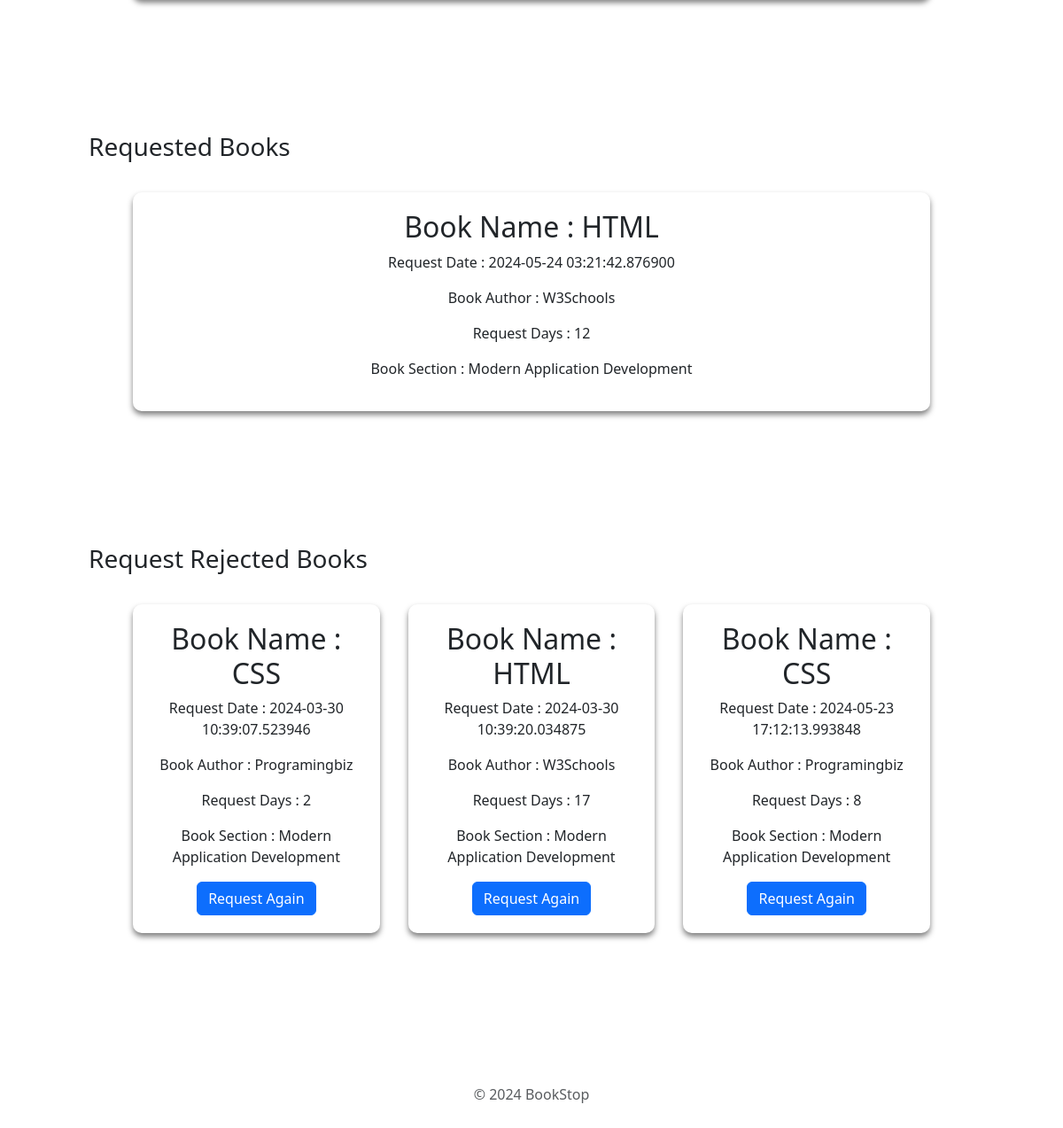
Page /myBooks (signed in, lower part) on the earlier database version.
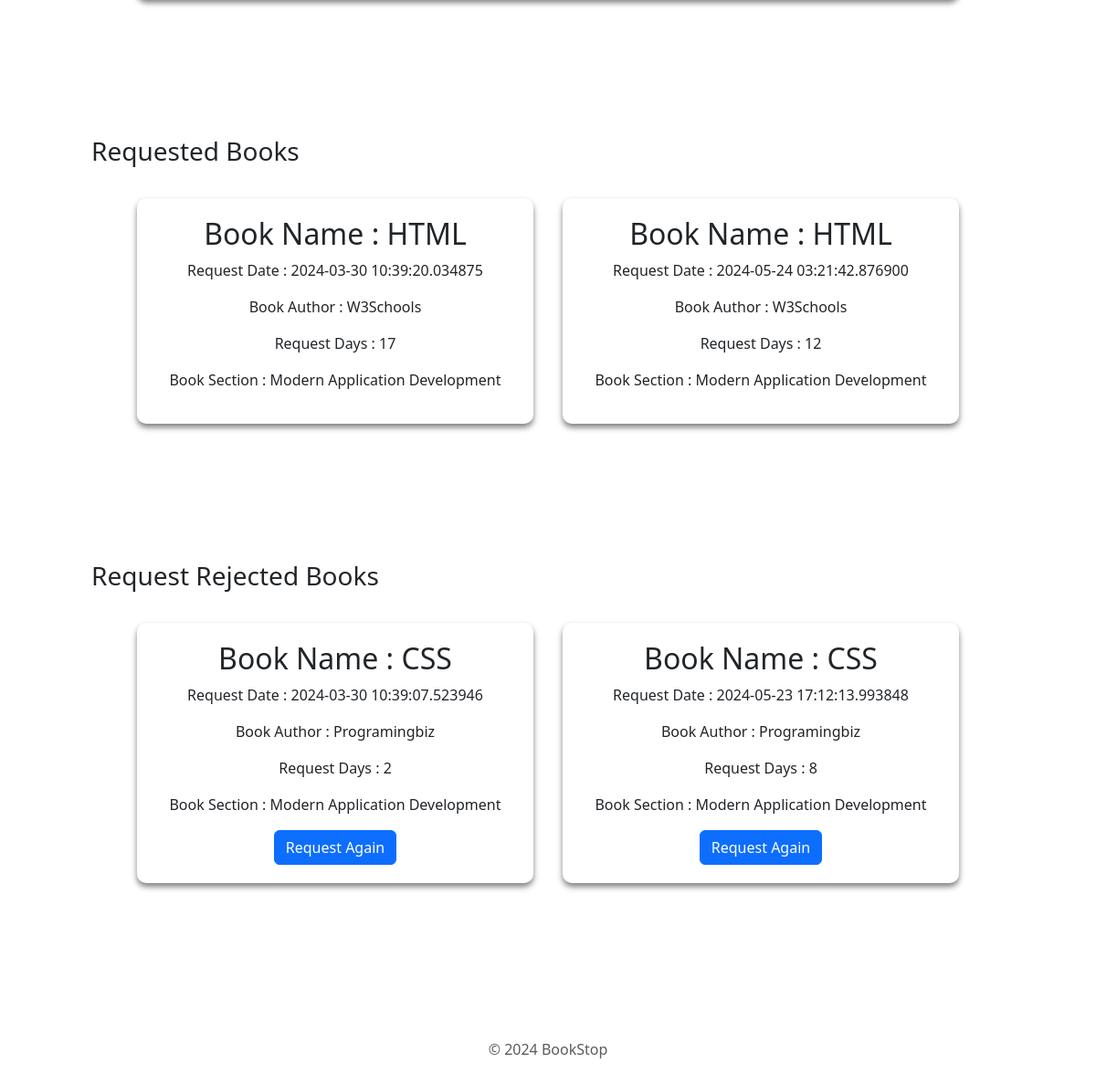
Same page on the later database version.
### app.py (models this page shows)
class BookIssue(db.Model):
    __tablename__ = 'BookIssue'
    IssueId = db.Column(db.Integer, autoincrement=True, primary_key=True)
    UserId = db.Column(db.Integer, db.ForeignKey(User.UserId), nullable=False)
    BookId = db.Column(db.Integer, db.ForeignKey(Books.BookId), nullable=False)
    SectionId = db.Column(db.Integer, db.ForeignKey(Section.SectionId), nullable=False)
    RequestDate = db.Column(db.DateTime, nullable=False, default=datetime.datetime.utcnow)
    Days = db.Column(db.Integer, nullable=False)
    IssueDate = db.Column(db.String)
    IssueStatus = db.Column(db.String, nullable=False)
    LastIssueStatusDate = db.Column(db.String)

### app.py (the view, shortened to what this page needs)
@app.route("/myBooks", methods=["GET","POST"])
def myBooks():
    if 'user_id' not in session:
        return redirect(url_for('userLogin'))
    BookIssueMergeTable = BookIssueMerge.query.filter(
        BookIssueMerge.UserId == session['user_id'],
        BookIssueMerge.Section_Title.isnot(None),
        BookIssueMerge.Author.isnot(None),
        BookIssueMerge.Book_Title.isnot(None),
        BookIssueMerge.IssueStatus == "requested",
        BookIssueMerge.UserName.isnot(None)).all()
    ApprovedBookIssueMergeTable = BookIssueMerge.query.filter(
        BookIssueMerge.UserId == session['user_id'],
        BookIssueMerge.Section_Title.isnot(None),
        BookIssueMerge.Author.isnot(None),
        BookIssueMerge.Book_Title.isnot(None),
        BookIssueMerge.IssueStatus == "Approved",
        BookIssueMerge.UserName.isnot(None)).all()
    RejectedBookIssueMergeTable = BookIssueMerge.query.filter(
        BookIssueMerge.UserId == session['user_id'],
        BookIssueMerge.Section_Title.isnot(None),
        BookIssueMerge.Author.isnot(None),
        BookIssueMerge.Book_Title.isnot(None),
        BookIssueMerge.IssueStatus == "Rejected",
        BookIssueMerge.UserName.isnot(None)).all()
    ExpiredBookIssueMergeTable = BookIssueMerge.query.filter(
        BookIssueMerge.UserId == session['user_id'],
        BookIssueMerge.Section_Title.isnot(None),
        BookIssueMerge.Author.isnot(None),
        BookIssueMerge.Book_Title.isnot(None),
        BookIssueMerge.IssueStatus == "Expired",
        BookIssueMerge.UserName.isnot(None)).all()
    return render_template("myBooks.html", approvedBooks = ApprovedBookIssueMergeTable, rejectedBooks = RejectedBookIssueMergeTable, issueBooks = BookIssueMergeTable,
    expiredBooks = ExpiredBookIssueMergeTable)

### app/templates/myBooks.html (shortened to what this page needs)
<!DOCTYPE html>
<html lang="en">
  <head>
    <link rel="stylesheet" href="/static/add-section.css" />
    {% include 'bootstrap.html' %}
  </head>
  <body>
    <div>
      <div>
        <div class="main-container">
        </div>
        <h3>Requested Books</h3>
        <div class="main-container">
          {% for book in issueBooks %}
          <div class="section-container" id="1">
            <h2>Book Name : {{book.Book_Title}}</h2>
            <p>Request Date : {{book.RequestDate}}</p>
            <p>Book Author : {{book.Author}}</p>
            <p>Request Days : {{book.Days}}</p>
            <div>
              <p>Book Section : {{book.Section_Title}}</p>
            </div>
          </div>
          {% endfor %}
        </div>
        <h3>Request Rejected Books</h3>
        <div class="main-container">
          {% for book in rejectedBooks %}
          <div class="section-container" id="1">
            <h2>Book Name : {{book.Book_Title}}</h2>
            <p>Request Date : {{book.RequestDate}}</p>
            <p>Book Author : {{book.Author}}</p>
            <p>Request Days : {{book.Days}}</p>
            <div>
              <p>Book Section : {{book.Section_Title}}</p>
            </div>
            <form action="/myBooks" method="post" style="display: inline">
              <button type="submit" class="btn btn-primary">
                Request Again
              </button>
            </form>
          </div>
          {% endfor %}
        </div>
        {% include 'footer.html' %}
      </div>
    </div>
  </body>
</html>

Differences in the rows shown:
changed BookIssue (number 1 of 4 on the later page): moves from the list under "Request Rejected Books" to the list under "Requested Books"
